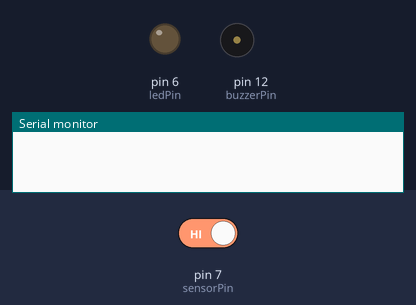
Bench run of a sketch on a simulated Arduino Uno, built with avr-gcc and run on an emulated ATmega328P. Shown: output pins drawn as LEDs (lit = HIGH), buzzer (waves = sounding, pin HIGH), the last lines printed to the serial monitor. The inputs (shaded band) are chosen by the test bench; at power-on: pin 7 (sensorPin) HIGH.

Above: at 1.2 s.
1.3 s: pin 7 (sensorPin) driven LOW
At 2.5 s:
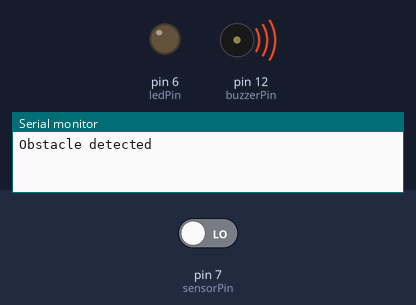
2.8 s: pin 7 (sensorPin) driven HIGH
At 3.6 s:
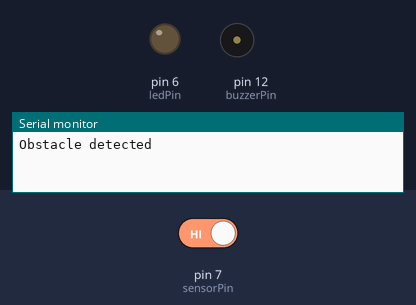
Timing chart, 0 to 5.8 s (numbered marks = the images above; inputs shaded):
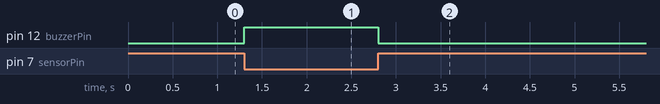

Measured:
- after the input at 1.3 s, pin 12 (buzzerPin): LOW → HIGH at once
- after the input at 2.8 s, pin 12 (buzzerPin): HIGH → LOW at once

The sketch:

obstacle_avoidence.ino
```cpp
// Interface to IR detection module
int ledPin = 6; // for red indicator
int sensorPin = 7; // gives the sensor pin a name
int buzzerPin = 12;  // gives the buzzer pin a name
bool flag = false;  // define variables in the global area for all functions to be able to "see"

// setup is called once when the system boots up
void setup() {
  // all I/O pins may be configured as input, input-pullup, and output
  // some pins may be used as communication ports or A-to-D ports as well
  pinMode(buzzerPin, OUTPUT); // configure "buzzer" pin as an output
  pinMode(sensorPin, INPUT); // configure "sensor" pin as input
  pinMode(ledPin, OUTPUT);
  Serial.begin(9600);
}

// loop function repeats indefinitely
void loop() {
    if (digitalRead(sensorPin) == 0) { // active low, meaning something is detected
      digitalWrite(buzzerPin, HIGH); // write to make sound
      if (!flag) {
        Serial.println("Obstacle detected");
        flag = true;
      }

    } else {
      digitalWrite(buzzerPin, LOW);
      flag = false;
  }
}
```
